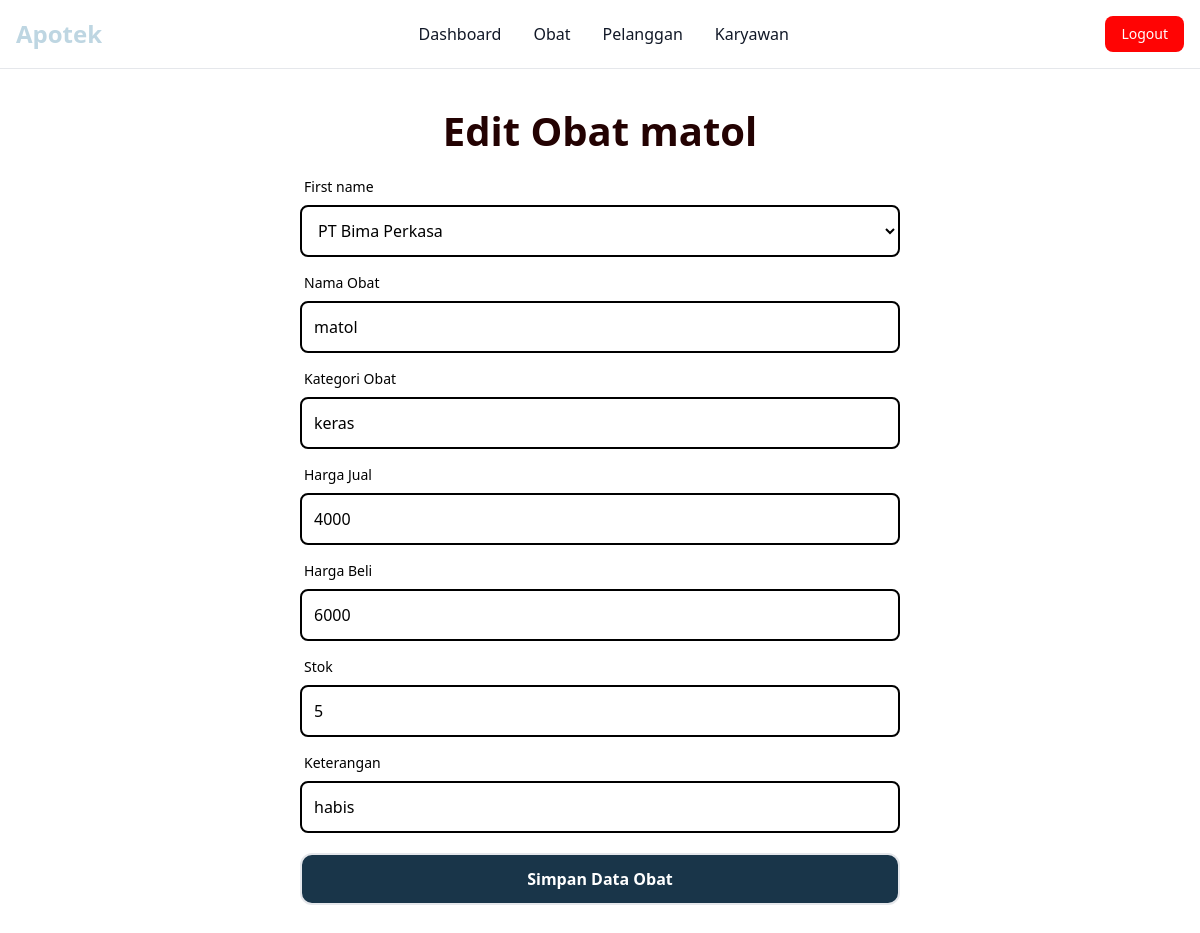
The app's page /view/dashboard.php?page=edit_obat&idobat=5 (signed in) with its own data.
### tables this page shows
CREATE TABLE `tb_obat` (
  `idobat` int(11) NOT NULL,
  `idsupplier` int(4) NOT NULL,
  `namaobat` varchar(100) NOT NULL,
  `kategoriobat` varchar(50) NOT NULL,
  `hargajual` double NOT NULL,
  `hargabeli` double NOT NULL,
  `stokobat` int(11) NOT NULL,
  `keterangan` text NOT NULL
);

### edit/edit_obat.php (the view, shortened to what this page needs)
<?php
$id = $_GET['idobat'];
include "../koneksi.php";
$query_obat = mysqli_query($koneksi, "SELECT * FROM tb_obat WHERE idobat='$id'");
$baris_obat = mysqli_fetch_assoc($query_obat);
?>
<h1 class="text-[#230202] font-bold text-[40px] mt-8 mb-4  text-center">Edit Obat <?=$baris_obat['namaobat']?></h1>
<div class="flex items-center justify-center  ">
<form action="dashboard.php?page=proses_edit_obat " method="POST" class=" flex flex-col  w-[50%] ">
<div>
    <label for="idsupplier" class="block mb-2 text-sm font-medium text-[16px] ml-1">First name</label>
    <select name="idsupplier" id="idsupplier" class="w-full bg-transparent border-2 rounded-lg p-3 border-[#000]" >
    <?php
                                    $id_supplier = $baris_obat['idsupplier'];
                                    $query_supplier = mysqli_query($koneksi, "SELECT idsupplier, perusahaan FROM tb_supplier WHERE idsupplier=$id_supplier");
                                    $data_supplier = mysqli_fetch_assoc($query_supplier);
                                    $query="SELECT * FROM tb_supplier";
                                    $data = mysqli_query($koneksi, $query);
                                    while($baris = mysqli_fetch_assoc($data)){
                                ?>
                                <option <?php if($data_supplier['idsupplier']==$baris['idsupplier']){echo "selected";} ?> value="<?=$baris['idsupplier'];?>"><?=$baris['perusahaan'];?></option>
                                <?php
                                    }
                                ?>
                            </select>
</div>
<div class="mt-4    ">
    <label for="namaobat" class="block mb-2 text-sm font-medium text-[16px] ml-1">Nama Obat</label>
    <input type="text" name="namaobat" class="w-full bg-transparent border-2 rounded-lg p-3 border-[#000]"  value="<?=$baris_obat['namaobat']?>">
</div>
<div class="mt-4    ">
    <label for="kategoriobat" class="block mb-2 text-sm font-medium text-[16px] ml-1">Kategori Obat</label>
    <input type="text" name="kategoriobat" class="w-full bg-transparent border-2 rounded-lg p-3 border-[#000]"  value="<?=$baris_obat['kategoriobat']?>">
</div>
<div class="mt-4    ">
    <label for="hargajual" class="block mb-2 text-sm font-medium text-[16px] ml-1">Harga Jual </label>
    <input type="text" name="hargajual" class="w-full bg-transparent border-2 rounded-lg p-3 border-[#000]"  value="<?=$baris_obat['hargajual']?>">
</div>
<div class="mt-4    ">
    <label for="hargabeli" class="block mb-2 text-sm font-medium text-[16px] ml-1">Harga Beli</label>
    <input type="text" name="hargabeli" class="w-full bg-transparent border-2 rounded-lg p-3 border-[#000]"  value="<?=$baris_obat['hargabeli']?>">
</div>
<div class="mt-4    ">
    <label for="stokobat    " class="block mb-2 text-sm font-medium text-[16px] ml-1">Stok</label>
    <input type="text" name="stokobat" class="w-full bg-transparent border-2 rounded-lg p-3 border-[#000]"  value="<?=$baris_obat['stokobat']?>">
</div>
<div class="mt-4    ">
    <label for="keterangan" class="block mb-2 text-sm font-medium text-[16px] ml-1">Keterangan</label>
    <input type="text" name="keterangan" class="w-full bg-transparent border-2 rounded-lg p-3 border-[#000]"  value="<?=$baris_obat['keterangan']?>">
</div>
<div class="mt-5 mb-20   ">
    <input type="submit" class="w-full font-semibold text-[16px]  text-white  border-2 rounded-xl p-3 bg-[#193549]" value="Simpan Data Obat"  >
</div>
</div>

### records on screen
tb_obat: namaobat "matol", kategoriobat "keras", hargajual "4000", hargabeli "6000", stokobat "5", keterangan "habis"

### other values on screen
form field idsupplier "PT Bima Perkasa"
